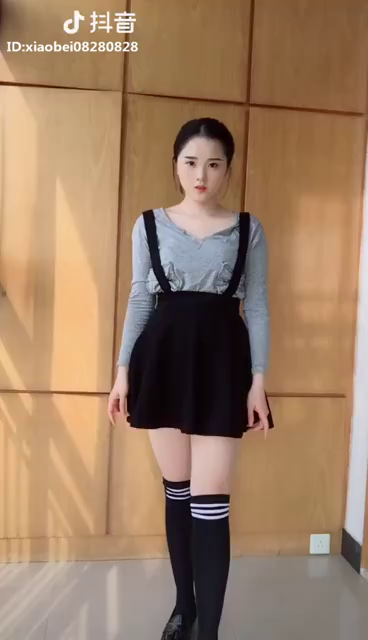
#> input picture TINY/MP4toshell/images/1.png, 368 x 640 px, found by its file name; its folder holds only this picture in this run
$ python run.py
#> lines starting #> are read from the running program, lines starting #| are printed output that depends on the picture
### TINY/MP4toshell/imagetotext.py
# !/user/bin/env/python
# encoding:utf-8
# Author : mzyang
# @Date  : 2019/3/19

from PIL import Image
import numpy


'''
对每张png进行转化，图片的每一个像素与中间值127对比，每个点转为1或者空格。
'''


def image2txt(inputFile, outputFile):
#> called with inputFile = 'E:\\pytotal\\MP4\\images\\1.png', outputFile = 'E:\\pytotal\\MP4\\txt\\1.txt'
    im = Image.open(inputFile).convert('L')
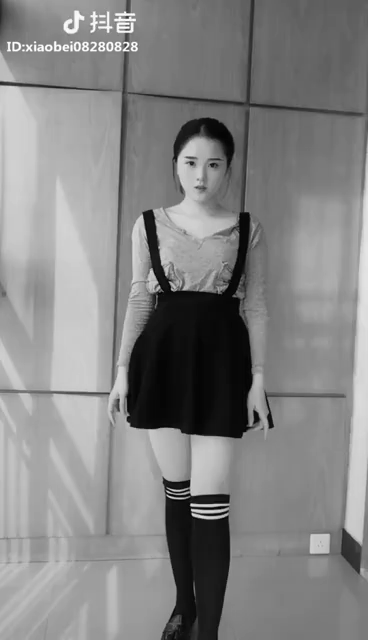
#> im: PIL image 368x640 L; min 1, max 255, mean 132
    charWidth = 100
    im = im.resize((charWidth, charWidth // 2))
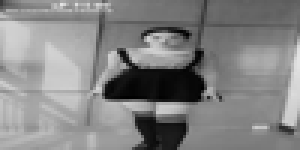
#> im: PIL image 100x50 L (shown 3 times larger); min 0, max 228, mean 132
    target_width, target_height = im.size
#> target_width = 100; target_height = 50
    data = numpy.array(im)[:target_height, :target_width]
    f = open(outputFile, 'w', encoding='utf-8')
    for row in data:
        for pixel in row:
            if pixel > 127:
                f.write('1')
            else:
                f.write(' ')
        f.write('\n')
#> this loop made 50 passes
    f.close()

### TINY/MP4toshell/run.py
# !/user/bin/env/python
# encoding:utf-8
# Author : mzyang
# @Date  : 2019/3/20


import os
import sys
import imagetotext
import time


# 调用图片转为txt的方法
def get_text(imagePath, txtPath):
    img_count = 1
    while img_count <= len(os.listdir(imagePath)):
        imageFile = imagePath + str(img_count) + '.png'
        txtFile = txtPath + str(img_count) + '.txt'
        imagetotext.image2txt(imageFile, txtFile)
        print('Loading: ' + str(img_count) + '%')
        img_count += 1


# 用命令行读取每个图片转化来的txt，设置时间间隔，形成动画效果
def run(txtPath):
    txt_count = 1
#> (the run stopped early here; a loop or call above may not have finished)
